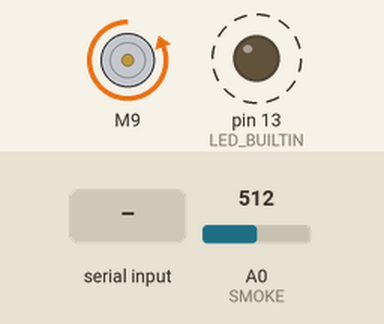
This program was run on a simulated Arduino Nano, built with avr-gcc and run on an emulated ATmega328P. Shown: DC motor (green arrow = forward, orange = backward, longer = faster), output pins drawn as LEDs (lit = HIGH). Dashed ring = blinking. The inputs (shaded band) are chosen by the test bench; at power-on: A0 (SMOKE) = 512. What the program prints to the serial monitor is not drawn.

Above: at 1.2 s.
1.3 s: "90,45\n" received over Serial
4.8 s: "5\n" received over Serial
8.3 s: "1,90,45\n" received over Serial
Timing chart, 0 to 17.8 s (numbered marks = the images above; inputs shaded):
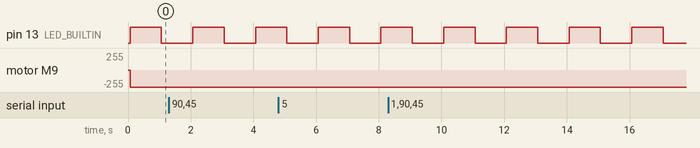

Measured:
- by itself, pin 13 (LED_BUILTIN): alternates HIGH for 1.0 s and LOW for 1.0 s

The program:

main.cpp
```cpp
#include <Arduino.h>
#include <EEPROM.h>
#include <BTS7960.h>

/*
  Snoke Exhaust Controller

  This program use smoke sensor to drive an exhaust fan based on BTS7960B

  Author: Victor Barros Halla
  E-mail: victor.halla@gmail.com
  Date: 06/07/2022
  Version: 1.0

  Licensed under the Apache License, Version 2.0 (the "License"); you may not use this file except in compliance with the License. You may obtain a copy of the License at http://www.apache.org/licenses/LICENSE-2.0
  Unless required by applicable law or agreed to in writing, software distributed under the License is distributed on an "AS IS" BASIS, WITHOUT WARRANTIES OR CONDITIONS OF ANY KIND, either express or implied. See the License for the specific language governing permissions and limitations under the License
*/

// Setup PINS
const uint8_t SMOKE = A0;
const uint8_t L_EN = 7;
const uint8_t R_EN = 8;
const uint8_t L_PWM = 9;
const uint8_t R_PWM = 10;

// Setup Default Speed
int speed_val = 255;
// Setup Smoke sensor value
int sensor_val = 0;
// Ratio between Sensor and Speed
float speedRatio = 1;

const byte numChars = 32;
char receivedChars[numChars]; // an array to store the received data
const char HELP = 'h';
const char SHOW = 's';
const char MEM = 'n';
const char MIN_SP = 'i';
const char MAX_SP = 'a';
//const char MIN_VAL = 'b';
//const char MAX_VAL = 'e';
boolean newData = false;
int MIN_SP_addr = 0;
int MAX_SP_addr = 1;
int MIN_SP_value;
int MAX_SP_value;
//int MIN_VAL_addr = 2;
//int MAX_VAL_addr = 3;
String paramValue;

// Define Controller
BTS7960 motorController(L_EN, R_EN, L_PWM, R_PWM);

void setup() {
  // Setup Serial Port
  Serial.begin(9600);

  // Define Led Pin
  pinMode(LED_BUILTIN, OUTPUT);

  // Start Main Menu
  startMenu();

  // Enable Motor
  motorController.Enable();

  // Read Minimal Fan Speed
  MIN_SP_value = EEPROM.read(MIN_SP_addr);
  speed_val = MIN_SP_value;

  // Read Minimal Fan Speed
  MAX_SP_value = EEPROM.read(MAX_SP_addr);
}

void loop() {
  // Read Serial data
  recvWithEndMarker();
  showNewData();

  // Execute command based on serial data
  runCommand();

  // Define Speed Ratio
  speedRatio = (float)MAX_SP_value / 255;

  // Read Smoke Sensor
  sensor_val = analogRead(SMOKE)/4;

  // Calculate Speed
  speed_val = sensor_val * speedRatio;

  // Check min and max speed value
  if(speed_val < MIN_SP_value) speed_val = MIN_SP_value;
  if(speed_val > MAX_SP_value) speed_val = MAX_SP_value;

  // Start Motor
  motorController.TurnLeft(speed_val);

  digitalWrite(LED_BUILTIN, HIGH);   // turn the LED on (HIGH is the voltage level)
  delay(1000);
  digitalWrite(LED_BUILTIN, LOW);    // turn the LED off by making the voltage LOW
  delay(1000);
}

void startMenu() {
  Serial.println("Exhaust Fan Controller v1.0");
  Serial.println("Victor Halla <victor.halla@gmail.com>");
  Serial.println("=====================================");
  Serial.println("Type <h> for help...");
}

void showHelp() {
  Serial.println("<s> show smoke sensor (0-1023) and fan (0-255)");
  Serial.println("<n> show memory values");
  Serial.println("<i speed> set minimal exhaust fan speed (0-255)");
  Serial.println("<a speed> set maximun exhaust fan speed (0-255)");
//  Serial.println("<b value> set minimal smoke value (0-255)");
//  Serial.println("<e value> set maximun smoke value (0-255)");
  Serial.println("<h> for available commands");
}

void recvWithEndMarker() {
  static byte ndx = 0;
  char endMarker = '\n';
  char rc;

  // if (Serial.available() > 0) {
  while (Serial.available() > 0 && newData == false) {
    rc = Serial.read();

    if (rc != endMarker) {
      receivedChars[ndx] = rc;
      ndx++;
      if (ndx >= numChars) {
        ndx = numChars - 1;
      }
    } else {
      receivedChars[ndx] = '\0'; // terminate the string
      ndx = 0;
      newData = true;
    }
  }
}

void showNewData() {
  if (newData == true) {
    Serial.print("console# ");
    Serial.println(receivedChars);
    //newData = false;
  }
}

void showSensors() {
  Serial.print("Smoke sensor: ");
  Serial.println(sensor_val);
  Serial.print("Exhaust Fan Ratio: ");
  Serial.println(speedRatio);
  Serial.print("Exhaust Fan Speed: ");
  Serial.println(speed_val);
}

void showMemory() {
  Serial.print("Minimal Exhaust Fan Speed Value: ");
  Serial.println(EEPROM.read(MIN_SP_addr));
  Serial.print("Maximum Exhaust Fan Speed Value: ");
  Serial.println(EEPROM.read(MAX_SP_addr));
  //Serial.print("Minimal Smoke Sensor Value: ");
  //Serial.println(EEPROM.read(MIN_VAL_addr));
  //Serial.print("Maximum Smoke Sensor Value: ");
  //Serial.println(EEPROM.read(MAX_VAL_addr));
}

void setMinSpeed() {
  Serial.print("Old Minimal Speed Value: ");
  Serial.println(EEPROM.read(MIN_SP_addr));
  EEPROM.write(MIN_SP_addr, paramValue.toInt());
  Serial.print("New Minimal Speed Value: ");
  Serial.println(EEPROM.read(MIN_SP_addr));
}

void setMaxSpeed() {
  Serial.print("Old Maximum Speed Value: ");
  Serial.println(EEPROM.read(MAX_SP_addr));
  EEPROM.write(MAX_SP_addr, paramValue.toInt());
  Serial.print("New Maximum Speed Value: ");
  Serial.println(EEPROM.read(MAX_SP_addr));
}

//void setMinSensor() {
  //Serial.print("Old Minimal Smoke Sensor Value: ");
  //Serial.println(EEPROM.read(MIN_VAL_addr));
  //EEPROM.write(MIN_VAL_addr, paramValue.toInt());
  //Serial.print("New Minimal Smoke Sensor Value: ");
  //Serial.println(EEPROM.read(MIN_VAL_addr));
//}

//void setMaxSensor() {
  //Serial.print("Old Maximum Smoke Sensor Value: ");
  //Serial.println(EEPROM.read(MAX_VAL_addr));
  //EEPROM.write(MAX_VAL_addr, paramValue.toInt());
  //Serial.print("New Maximum Smoke Sensor Value: ");
  //Serial.println(EEPROM.read(MAX_VAL_addr));
//}

void runCommand() {
  if (newData == true) {
    String myCommand(receivedChars);
    paramValue = myCommand.substring(2, 6);
    switch (receivedChars[0]) {
      case HELP:
        showHelp();
        break;
      case SHOW:
        showSensors();
        break;
      case MEM:
        showMemory();
        break;
      case MIN_SP:
        setMinSpeed();
        break;
      case MAX_SP:
        setMaxSpeed();
        break;
      //case MIN_VAL:
        //setMinSensor();
        //break;
      //case MAX_VAL:
        //setMaxSensor();
        //break;
    }
    newData = false;
  }
}
```
